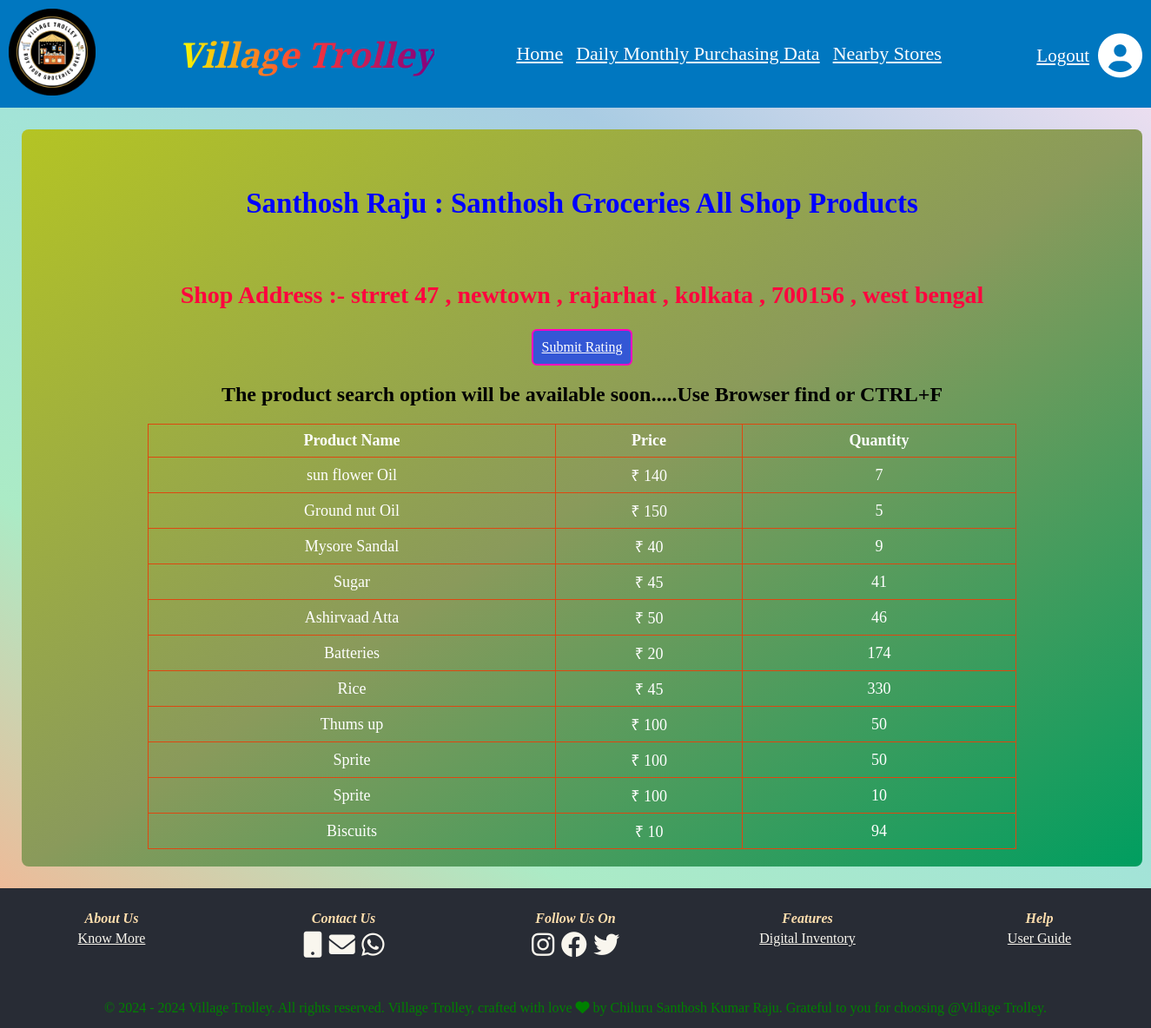
Page /customer_selected_shop_owner_products_data/7/ on the committed database.
### shop_owner_registration_app/models.py (models this page shows, shortened)
class shop_owner_registration_model(models.Model):
    shop_owner_first_name = models.CharField(max_length=250,null=True)
    shop_owner_last_name = models.CharField(max_length=250,null=True)
    shop_owner_shop_name = models.CharField(max_length=250,null=True,unique=True)
    shop_owner_mail_id = models.EmailField(max_length=254,null=True,unique=True)
    shop_owner_phone_number = models.IntegerField(null=True,max_length=10,unique=True)
    shop_owner_street_address = models.CharField(max_length=1500,null=True)
    shop_owner_village_name = models.CharField(max_length=1500,null=True)
    shop_owner_mandal_name = models.CharField(max_length=1500,null=True)
    shop_owner_city_name = models.CharField(max_length=1500,null=True)
    shop_owner_state_name = models.CharField(max_length=1500,null=True)
    shop_owner_pincode = models.IntegerField(max_length=10,null=True)
    shop_owner_password = models.CharField( max_length=50,null=True)
    shop_owner_confirm_password = models.CharField( max_length=50,null=True)

### shop_owner_add_items_app/models.py (models this page shows, shortened)
class shop_owner_add_items(models.Model):
     shop_user_name = models.ForeignKey(shop_owner_registration_model, on_delete=models.CASCADE)
     product_name = models.CharField(max_length=500,null=True)
     product_buying_price = models.IntegerField(null=True)
     product_selling_price = models.IntegerField(null=True)
     product_qunatity = models.IntegerField(null=True)
     product_storage_place = models.CharField(max_length=50,null=True)

### customer_nearbystores_app/views.py (the view)
# urls.py: path('customer_selected_shop_owner_products_data/<int:shop_owner_id>/',customer_selected_shop_owner_products_data, name='customer_selected_shop_owner_products_data'),
def customer_selected_shop_owner_products_data(request, shop_owner_id):
    shop_user_name = get_object_or_404(shop_owner_registration_model, pk=shop_owner_id)
    shop_owner_products = shop_owner_add_items.objects.filter(shop_user_name=shop_user_name)
    context = {
        'shop_owner_first_name': shop_user_name.shop_owner_first_name,
        'shop_owner_last_name': shop_user_name.shop_owner_last_name,
        'shop_owner_shop_name': shop_user_name.shop_owner_shop_name,
        'shop_owner_id': shop_owner_id,
        'shop_owner_products': shop_owner_products,
        'shop_owner_street_address': shop_user_name.shop_owner_street_address,
        'shop_owner_village_name': shop_user_name.shop_owner_village_name,
        'shop_owner_mandal_name': shop_user_name.shop_owner_mandal_name,
        'shop_owner_city_name': shop_user_name.shop_owner_city_name,
        'shop_owner_state_name': shop_user_name.shop_owner_state_name,
        'shop_owner_pincode': shop_user_name.shop_owner_pincode,
    }
    return render(request, 'customer_shop_owner_nearby_shop_products.html', context)

### templates/customer_shop_owner_nearby_shop_products.html
{% extends "customerbase.html" %}
{% load static %}
{% block css %}
    <link rel="stylesheet" href="{% static 'customer_shop_owner_nearby_shop_products.css' %}">
    <link rel="stylesheet" href="https://cdnjs.cloudflare.com/ajax/libs/font-awesome/6.0.0-beta3/css/all.min.css">
{% endblock css%}
{% block content %}
    <section class="shopproductsection">
        <div class="shopproductsectionbox">
            <h1 class="spshead">{{ shop_owner_first_name }} {{ shop_owner_last_name }}  : {{ shop_owner_shop_name }} All Shop Products</h1>
            <h2 style="color: #FF033E; font-size: 28px;"> Shop Address :- {{ shop_owner_street_address }} , {{ shop_owner_village_name}} , {{shop_owner_mandal_name}} ,  {{ shop_owner_city_name }} ,  {{ shop_owner_pincode }} , {{ shop_owner_state_name }} </h2>
            <a href="{% url "submit_rating" %}" class="search-button1">Submit Rating</a>
            <h2>The product search option will be available soon.....Use Browser find or CTRL+F</h2>
<table class="center-table orange-border">
    <thead>
        <tr>
            <th>Product Name</th>
            <th> Price</th>
            <th>Quantity</th>
        </tr>
    </thead>
    <tbody>
        {% if shop_owner_products %}
            {% for product in shop_owner_products %}
            <tr>
                <td>{{ product.product_name }}</td>
                <td> ₹ {{ product.product_selling_price }}</td>
                <td>{{ product.product_qunatity }}</td>
            </tr>
            {% empty %}
            <tr>
                <td colspan="5" style="color:red; text-align:center;">
                    <h1><b>No products found for this shop owner</b></h1>
                </td>
            </tr>
            {% endfor %}
        {% else %}
        <tr>
            <td colspan="5" style="color:red; text-align:center;">
                <h1><b>No products found for this shop owner</b></h1>
            </td>
        </tr>
        {% endif %}
    </tbody>
</table>
        </div>
    </section>
 {% endblock %}

### static/customer_shop_owner_nearby_shop_products.css (style rules this page uses)
.shopproductsection { padding: 25px; height: auto; background: linear-gradient(to bottom left, #EBDEF0, #A9CCE3, #A3E4D7, #ABEBC6, #EDBB99); }
.shopproductsectionbox { width: 1250px; height: auto; margin: 0 auto; border-radius: 8px; display: flex; flex-direction: column; align-items: center; justify-content: center; padding:20px; background: linear-gradient(to bottom right, #B4C424, #8A9A5B, #009E60); }
.spshead { padding: 20px; font-size: 33px; color: #0000FF; }
.search-button1, .submit-button { background-color: #3457D5; color: white; border: 2px solid #FF00BF; padding: 10px; cursor: pointer; border-radius: 6px; transition: background-color 0.3s, border-color 0.3s; }
.search-button1 { min-width: 40px; }
.center-table { width: 80%; border-collapse: collapse; }
.center-table th, .center-table td { border: 1px solid #000; padding: 8px; text-align: center; color: white; font-family: Luminari; font-size: 18px; }
.orange-border th, .orange-border td { border: 1.2px solid rgb(222, 71, 16); }

### rows in the picture
shop_owner_registration_model: shop_owner_first_name "Santhosh", shop_owner_last_name "Raju", shop_owner_shop_name "Santhosh Groceries", shop_owner_street_address "strret 47", shop_owner_village_name "newtown", shop_owner_mandal_name "rajarhat", shop_owner_city_name "kolkata", shop_owner_state_name "west bengal"
shop_owner_add_items: product_name "sun flower Oil", product_selling_price "140", product_qunatity "7"
shop_owner_add_items: product_name "Ground nut Oil", product_selling_price "150", product_qunatity "5"
shop_owner_add_items: product_name "Mysore Sandal", product_selling_price "40", product_qunatity "9"
shop_owner_add_items: product_name "Sugar", product_selling_price "45", product_qunatity "41"
shop_owner_add_items: product_name "Ashirvaad Atta", product_selling_price "50", product_qunatity "46"
shop_owner_add_items: product_name "Batteries", product_selling_price "20", product_qunatity "174"
shop_owner_add_items: product_name "Rice", product_selling_price "45", product_qunatity "330"
shop_owner_add_items: product_name "Thums up", product_selling_price "100", product_qunatity "50"
shop_owner_add_items: product_name "Sprite", product_selling_price "100", product_qunatity "50"
shop_owner_add_items: product_name "Sprite", product_selling_price "100", product_qunatity "10"
shop_owner_add_items: product_name "Biscuits", product_selling_price "10", product_qunatity "94"

### other values in the picture
{{ shop_owner_pincode }} "700156"
